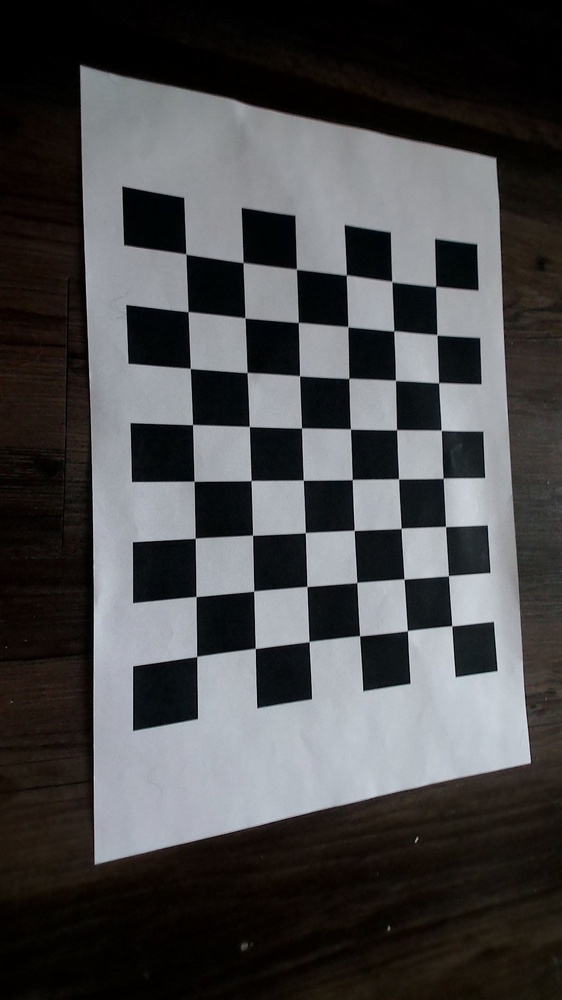
#> input picture images/img_001.jpg, 562 x 1000 px, shrunk from 1080 x 1920 before the run
$ python camera_calib.py
#> lines starting #> are read from the running program, lines starting #| are printed output that depends on the picture; after the words box and inside, x2 and y2 are one past the last pixel; in counts of white or black regions, pixels touching at a corner belong together
# https://www.oreilly.com/library/view/programming-computer-vision/9781449341916/ch04.html

import numpy as np
import cv2
import glob

''' Dimensions of the chessboard '''
chessboard_pattern = (8,10)
chessboard_internal_pattern = (6,8)
chessboard_pattern_size_mm = 34

''' Path to the image to undistort '''
distorted_image_1 = './images/img_014.jpg'

''' Defining the world coordinates for 3D points. Object points are (0,0,0), (1,0,0), (2,0,0), ..., (6,8,0) '''
objp = np.zeros((chessboard_internal_pattern[0] * chessboard_internal_pattern[1], 3), np.float32)
objp[:,:2] = np.mgrid[0:chessboard_internal_pattern[0], 0:chessboard_internal_pattern[1]].T.reshape(-1, 2)

''' Scaling the object points by the pattern size '''
# objp = objp * chessboard_pattern_size_mm

''' Arrays to store object points and image points from all the images '''
objpoints = [] # 3d points for chessboard images (world coordinate frame)
imgpoints = [] # 2d points for chessboard images (camera coordinate frame)

''' Path of chessboard images used for caliberation '''
image_list = glob.glob('./images/*.jpg')

''' Termination Criteria '''
criteria = (cv2.TERM_CRITERIA_EPS + cv2.TERM_CRITERIA_MAX_ITER, 30, 0.001)

for image in image_list:
    img = cv2.imread(image)
#> img is the input picture: shape (1000, 562, 3); mean B, G, R 73.6, 72.5, 72.8
    gray = cv2.cvtColor(img, cv2.COLOR_BGR2GRAY)

    # Find the chessboard corners
    ret, corners = cv2.findChessboardCorners(gray, chessboard_internal_pattern, cv2.CALIB_CB_ADAPTIVE_THRESH + cv2.CALIB_CB_FAST_CHECK + cv2.CALIB_CB_NORMALIZE_IMAGE)
#> ret = True; corners = 48 rows, first 8: [186, 254], [242.7, 262.9], [295.7, 267.7], [346.2, 274.6], [391.9, 281.8], [436.3, 285.6], [187.9, 311.8], [245, 317.8]

    # If corners are found, add object points, image points (after refining them)
    if ret == True:
        objpoints.append(objp)

        # Refine pixel coordinates for given 2d points
        corners2 = cv2.cornerSubPix(gray, corners, (11,11), (-1,-1), criteria)
#> corners2 = 48 rows, first 8: [185.9, 254.1], [243.1, 262.5], [296.4, 269.2], [346.3, 275], [391.8, 281.5], [435.7, 286.5], [188, 311.6], [245, 317.9]
        imgpoints.append(corners2)

        # Draw and display the chessboard corners
        cv2.drawChessboardCorners(img, chessboard_internal_pattern, corners2, ret)
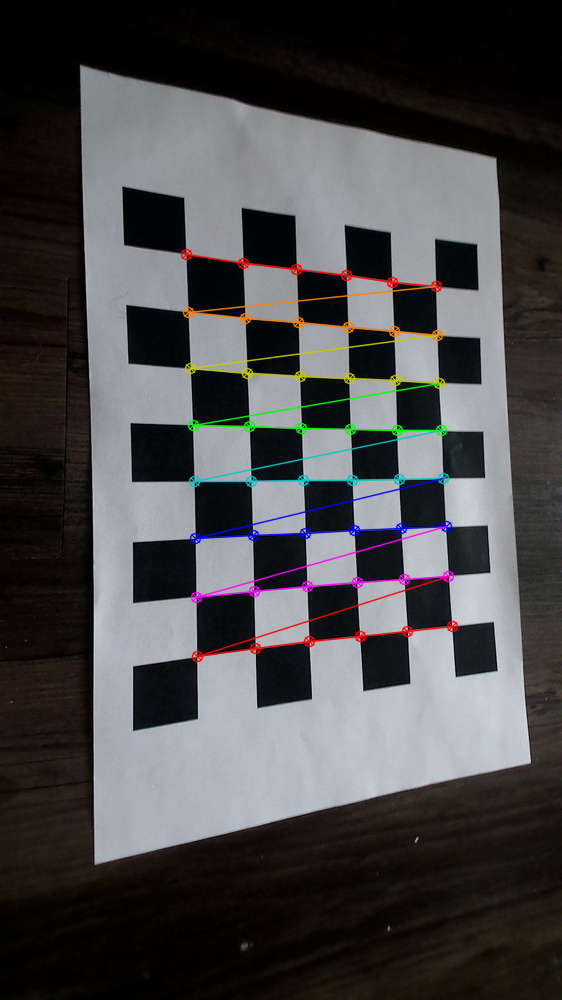
#> img: shape (1000, 562, 3); 2.69% of pixels changed, all inside (x1, y1, x2, y2) = (180, 248, 459, 663)
        cv2.imshow('img', img)

        if image == distorted_image_1:
            cv2.imwrite('outputs/chess.png', img)
        cv2.waitKey(1)
#> pass 2 of the loop `for image in image_list:`:
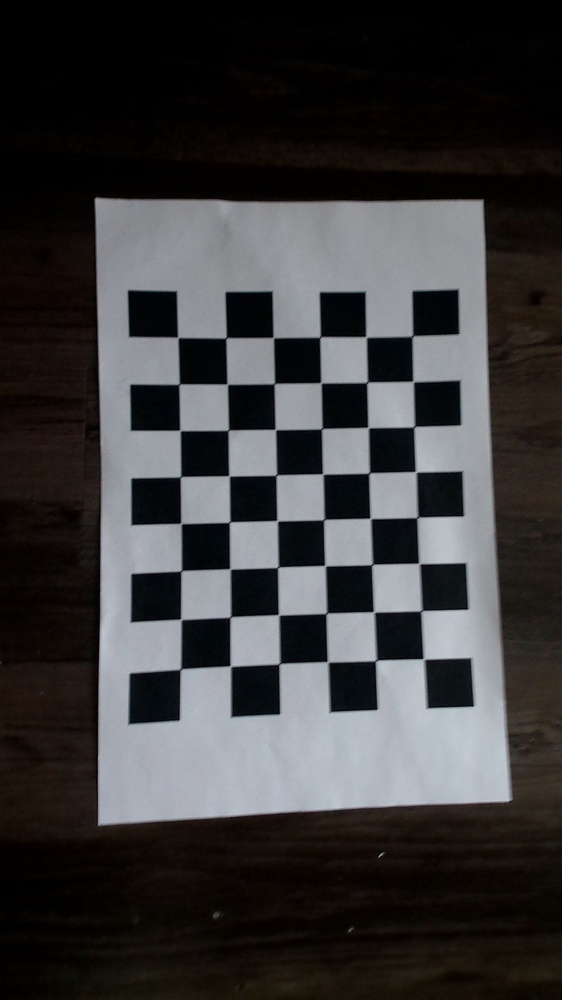
#> input picture images/img_002.jpg, 562 x 1000 px, shrunk from 1080 x 1920 before the run
#> img is the input picture: shape (1000, 562, 3); mean B, G, R 59, 58.4, 59.3
#> corners = 48 rows, first 8: [178, 337.6], [227.6, 336.5], [272, 336.2], [318.7, 338.4], [364.7, 335.6], [412, 336], [180.6, 382.9], [225.6, 382.8]
#> corners2 = 48 rows, first 8: [177.8, 337.4], [226.2, 337.8], [273.3, 337.6], [320, 336.9], [366.1, 337], [412.3, 336], [179.1, 384.1], [227.2, 384.2]
#> `cv2.drawChessboardCorners(img, chessboard_internal_pattern, corners2, ..`:
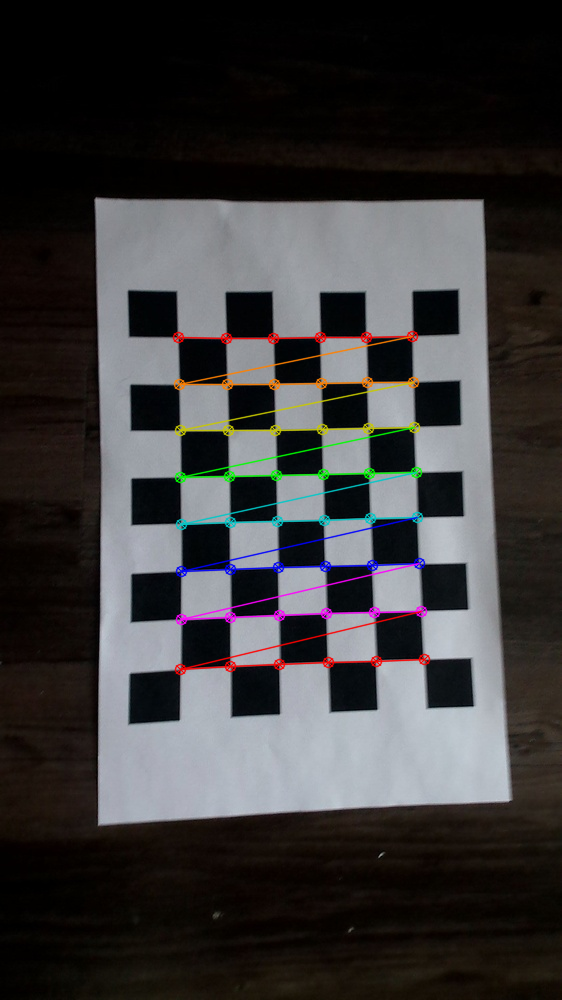
#> img: shape (1000, 562, 3); 2.59% of pixels changed, all inside (x1, y1, x2, y2) = (172, 330, 431, 676)
#> pass 3 of the loop `for image in image_list:`:
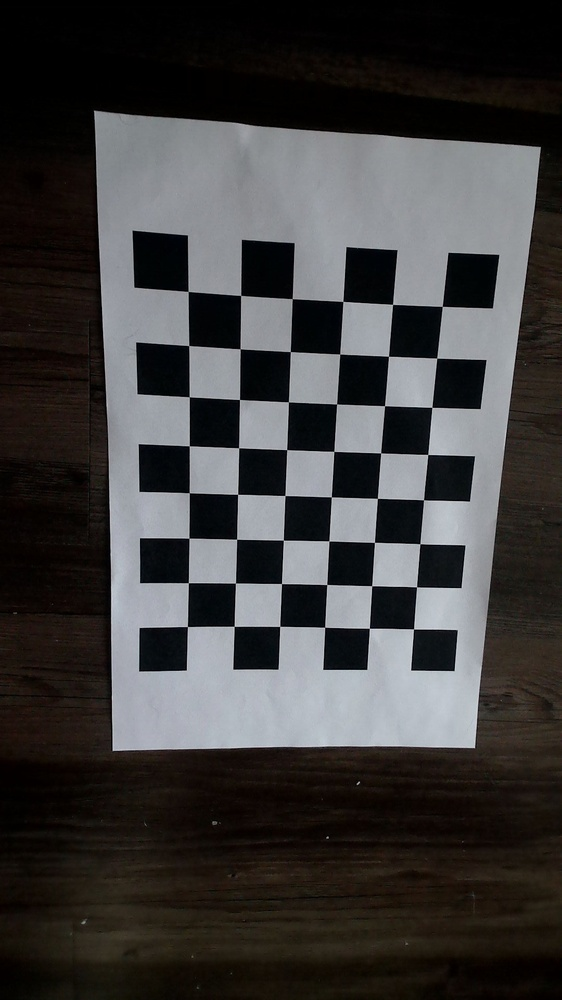
#> input picture images/img_003.jpg, 562 x 1000 px, shrunk from 1080 x 1920 before the run
#> img is the input picture: shape (1000, 562, 3); mean B, G, R 60.4, 60.7, 62.1
#> corners = 48 rows, first 8: [188.2, 291.4], [240.7, 295.4], [292.2, 298.6], [342.9, 301.4], [392.6, 304.4], [442.3, 306.4], [188.7, 345.6], [240.1, 348.8]
#> corners2 = 48 rows, first 8: [188.1, 291.5], [240.7, 295.4], [292.2, 298.7], [342.9, 301.4], [392.5, 304.3], [442.3, 306.4], [188.7, 345.5], [240.2, 348.9]
#> `cv2.drawChessboardCorners(img, chessboard_internal_pattern, corners2, ..`:
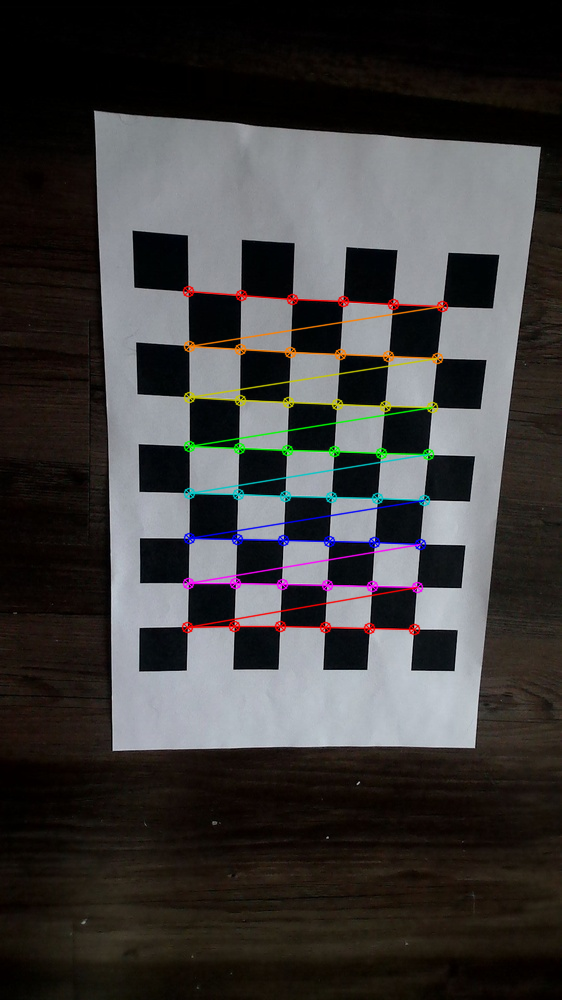
#> img: shape (1000, 562, 3); 2.6% of pixels changed, all inside (x1, y1, x2, y2) = (181, 285, 449, 636)
#> the loop made 4 passes; the first 3 are shown
cv2.destroyAllWindows()

########## CAMERA CALIBRATION #####################
ret, cameraMatrix, dist, rvecs, tvecs = cv2.calibrateCamera(objpoints, imgpoints, gray.shape[::-1], None, None)

print('Camera Calibrated: ', ret)
print("Camera matrix : \n", cameraMatrix)
print("Distortion coefficient: \n", dist)
# print("Rotation Vectors:  \n", rvecs)
# print("Translation Vectors:  \n", tvecs)

img = cv2.imread(distorted_image_1)
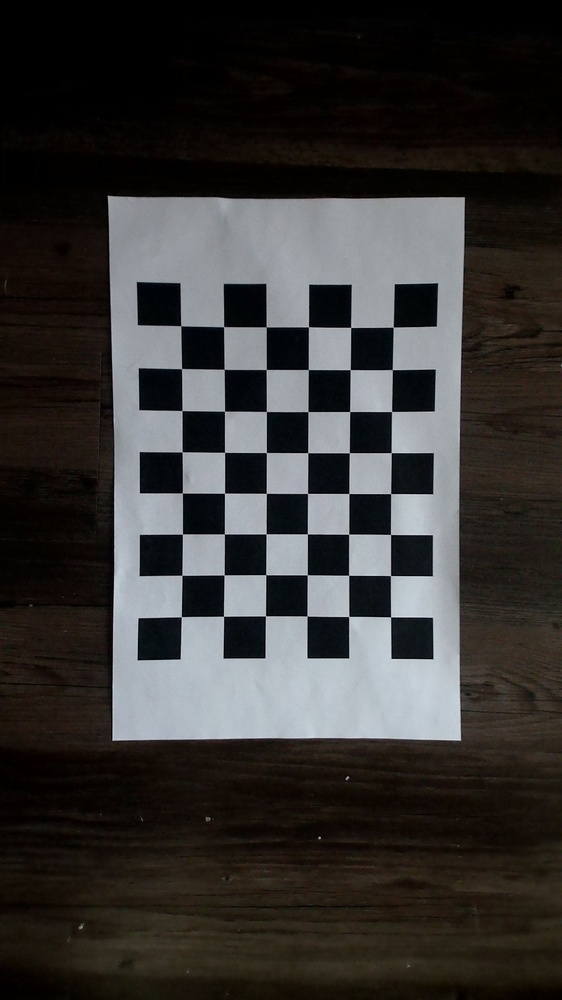
#> input picture images/img_014.jpg, 562 x 1000 px, shrunk from 1080 x 1920 before the run
#> img is the input picture: shape (1000, 562, 3); mean B, G, R 51.8, 53.3, 55.1
cv2.imwrite('outputs/original.png', img)
h, w = img.shape[:2]
#> h = 1000; w = 562
newCameraMatrix, roi = cv2.getOptimalNewCameraMatrix(cameraMatrix, dist, (w,h), 1, (w,h))

##################### Undistort Image ####################
''' Sample 1'''
dst = cv2.undistort(img, cameraMatrix, dist, None, newCameraMatrix)
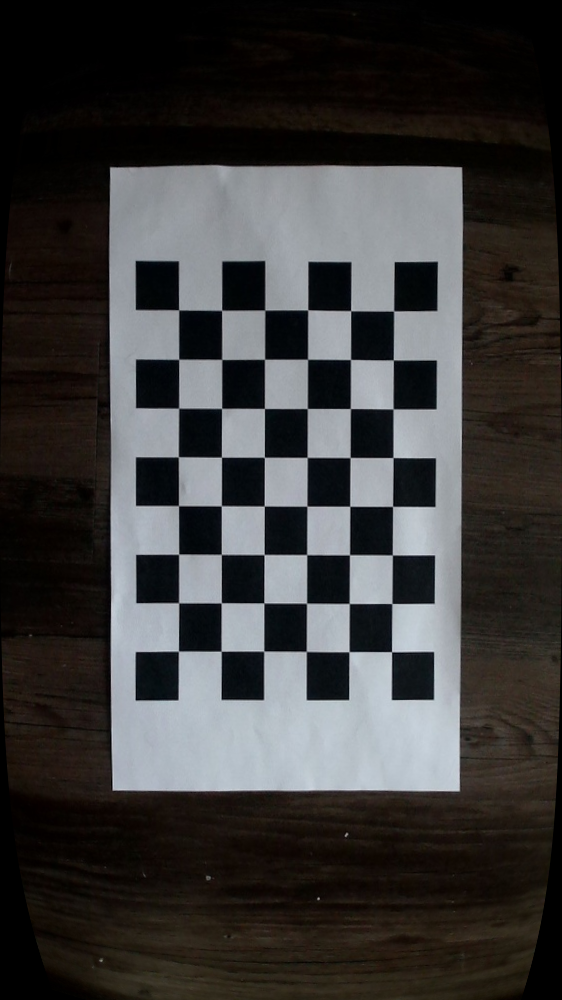
#> dst: shape (1000, 562, 3); mean B, G, R 57.9, 58.5, 59.7
x, y, w, h = roi
# dst = dst[y:y+h, x:x+w]
cv2.imwrite('outputs/undistorted_calibresult.png', dst)

#####################  Undistort Image with Remapping ####################
mapx, mapy = cv2.initUndistortRectifyMap(cameraMatrix, dist, None, newCameraMatrix, (w,h), 5)
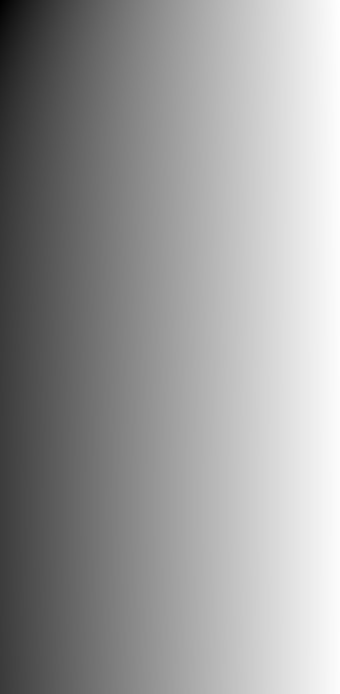
#> mapx: shape (694, 340) float32; min -106.8, max 343.1, mean 167.9; drawn with min black and max white
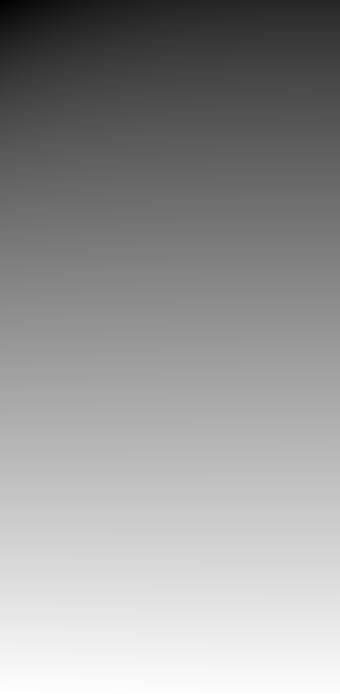
#> mapy: shape (694, 340) float32; min -97.69, max 657.2, mean 349.5; drawn with min black and max white
dst = cv2.remap(img, mapx, mapy, cv2.INTER_LINEAR)
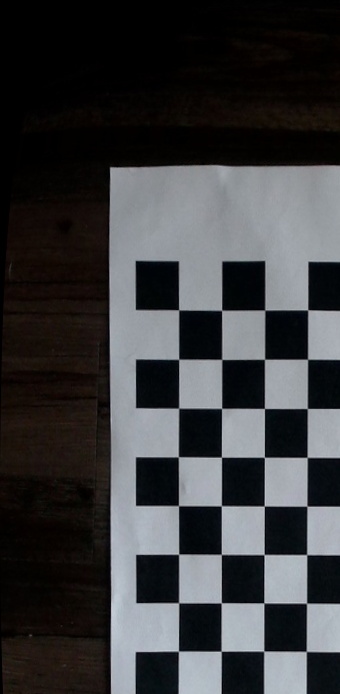
#> dst: shape (694, 340, 3); mean B, G, R 61.2, 59.4, 58.9
x, y, w, h = roi
dst = dst[y:y+h, x:x+w]
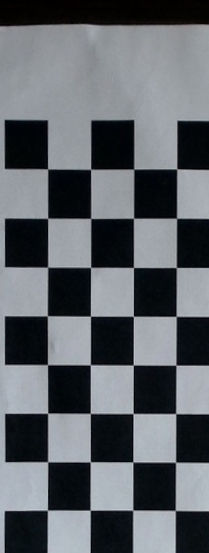
#> dst: shape (553, 209, 3); mean B, G, R 103.8, 98.7, 94.3
cv2.imwrite('outputs/undistorted_calibresult_mapping.png', dst)

##################### Reprojection error ##################
mean_error = 0
for i in range(len(objpoints)):
    imgpoints2, _ = cv2.projectPoints(objpoints[i], rvecs[i], tvecs[i], cameraMatrix, dist)
    error = cv2.norm(imgpoints[i], imgpoints2, cv2.NORM_L2)/len(imgpoints2)
    mean_error += error
print( "total error: {}".format(mean_error/len(objpoints)) )
